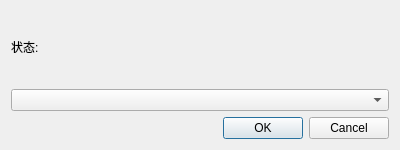
<?xml version="1.0" encoding="UTF-8"?>
<ui version="4.0">
 <class>EditTableDialog</class>
 <widget class="QDialog" name="EditTableDialog">
  <property name="geometry">
   <rect>
    <x>0</x>
    <y>0</y>
    <width>400</width>
    <height>150</height>
   </rect>
  </property>
  <layout class="QVBoxLayout" name="verticalLayout">
   <item>
    <widget class="QLabel" name="labelStatus">
     <property name="text">
      <string>状态:</string>
     </property>
    </widget>
   </item>
   <item>
    <widget class="QComboBox" name="comboBox"/>
   </item>
   <item>
    <widget class="QDialogButtonBox" name="buttonBox">
     <property name="orientation">
      <enum>Qt::Horizontal</enum>
     </property>
     <property name="standardButtons">
      <set>QDialogButtonBox::Cancel|QDialogButtonBox::Ok</set>
     </property>
    </widget>
   </item>
  </layout>
 </widget>
 <resources/>
 <connections/>
</ui>
